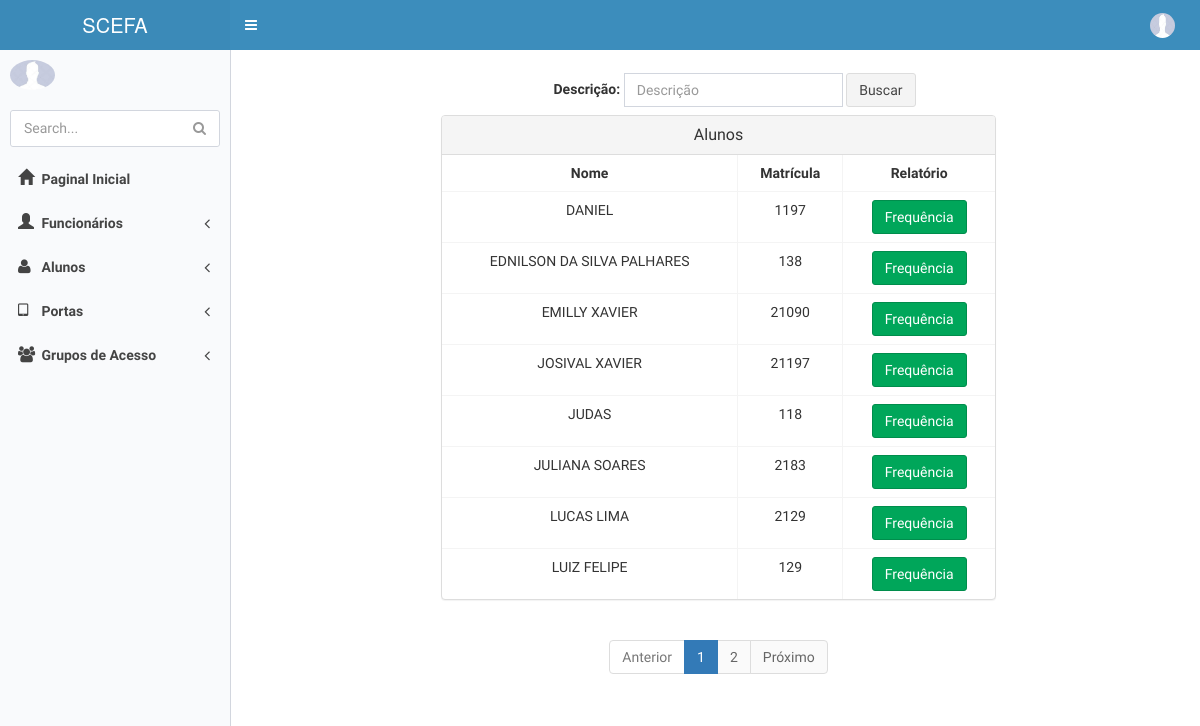
The page /alunos/ (signed in) on the database its author committed.
### appAlunos/models.py (models this page shows, shortened)
class Aluno(Pessoa):
    Turnos = (
        ('Matutino', 'Matutino'),
        ('Vespetino', 'Vespetino'),
        ('Noturno', 'Noturno'),
    )
    turno_aula = models.CharField(
        max_length=30,
        choices=Turnos,
    )
    matricula = models.CharField("Matricula", max_length=20, unique=True)
    class Meta: permissions = (('view_aluno', 'Can see aluno'),)

### appPonto/models.py (models this page shows, shortened)
class Pessoa(User):
    nome = models.CharField("Nome", max_length=255)
    cpf = models.CharField('CPF', max_length=14, unique=True)
    sexos = (('Masculino', 'Masculino'),
             ('Feminino', 'Feminino'),)
    sexo = models.CharField(max_length=30, choices=sexos)
    Email = models.EmailField("E-mail", max_length=200)
    telefone = models.CharField("Telefone", max_length=20)
    dataNascimento = models.DateField('Data de Nascimento', max_length=10)
    endereco = models.CharField('Endereço', max_length=200, null=True)
    id_digital = models.IntegerField(null=True, blank=True, unique=True)
    img_dital = models.CharField(null=True, max_length=100, blank=True)
    Situacoes = (
        ('Ativo', 'Ativo'),
        ('Desativado', 'Desativado'),
    )
    situacao = models.CharField('Situação',
                                max_length=30,
                                choices=Situacoes,
                                )
    foto = models.ImageField(
        upload_to='fotos', verbose_name='foto',
        null=True, blank=True)
    class Meta: permissions = (('view_pessoa', 'Can see pessoa'),)

### appAlunos/views.py (the view)
# urls.py: url(r'^alunos/$', alunos, name='alunos'),
@permission_required('appAlunos.view_aluno', login_url='erro_permissao')
def alunos(request):
    criterio = request.GET.get('criterio')
    if criterio:
        alunos = Aluno.objects.filter(nome__icontains=criterio).order_by('nome')
    else:
        alunos = Aluno.objects.all().order_by('nome')
        criterio =""
    paginator = Paginator(alunos, 8)
    page = request.GET.get('page')
    try:
        alunos = paginator.page(page)
    except PageNotAnInteger:
        alunos=paginator.page(1)
    except EmptyPage:
        alunos = paginator.page(paginator.num_pages)
    dados={'alunos':alunos,'criterio':criterio,'paginator':paginator,'page_obj':alunos}
    return render(request, 'Frequencia/alunos.html', dados)

### templates/Frequencia/alunos.html (shortened to what this page needs)
{% extends 'base.html' %}
{% block conteudo %}
    <section class="container">
        <div class="row">
         <fieldset>
             <div class="col-sm-6 col-sm-offset-3">
                 <form class="navbar-form navbar-left" role="search" method="get" action="">
                    <div class="form-group">
                      <label>Descrição:</label>
                        <input type="text" id="criterio" name="criterio" value="{{ criterio }}" class="form-control" placeholder="Descrição">
                    </div>
                    <button type="submit" class="btn btn-default">Buscar</button>
                 </form>
             </div>
            </fieldset>
            <div class="col-sm-6 col-sm-offset-2">
                <div class="panel panel-default">
                    <div class="panel-heading">
                        <h3 class="panel-title" style="text-align: center;">Alunos</h3>
                    </div>
                    <table class="table table-bordered">
                        <tr>
                            <th>Nome</th>
                            <th>Matrícula</th>
                            <th>Relatório</th>
                        </tr>
                        {% for aluno in alunos %}
                             <tr>
                                <td>
                                    {{ aluno.nome | upper}}</td>
                                <td>{{ aluno.matricula}}</td>
                                 <td><a href="{% url 'busca_frequencia_aluno' aluno.id %}" class="btn btn-success">Frequência</a>
                                 </td>
                             </tr>
                        {% endfor %}
                    </table>
                </div>
                {% include 'utils/paginacao.html' %}
            </div>
        </div>
    </section>
{% endblock %}

### templates/base.html (style rules this page uses)
body { background-color: blue; }

### templates/Frequencia/alunos.html (style rules this page uses)
td,th { text-align: center; }

### rows shown on the page
Aluno: nome "DANIEL", matricula "1197"
Aluno: nome "EDNILSON DA SILVA PALHARES", matricula "138"
Aluno: nome "EMILLY XAVIER", matricula "21090"
Aluno: nome "JOSIVAL XAVIER", matricula "21197"
Aluno: nome "JUDAS", matricula "118"
Aluno: nome "JULIANA SOARES", matricula "2183"
Aluno: nome "LUCAS LIMA", matricula "2129"
Aluno: nome "LUIZ FELIPE", matricula "129"

### other values the page prints
{{ page }} "1" "2"
